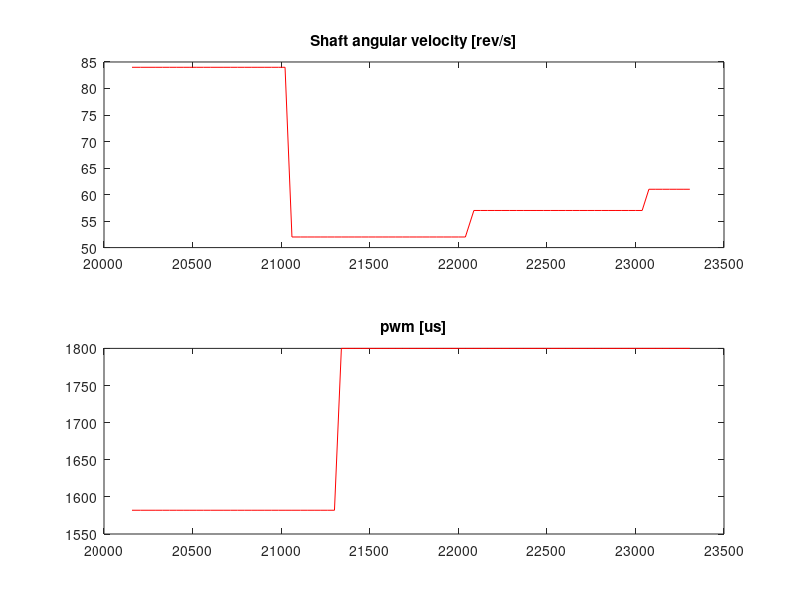
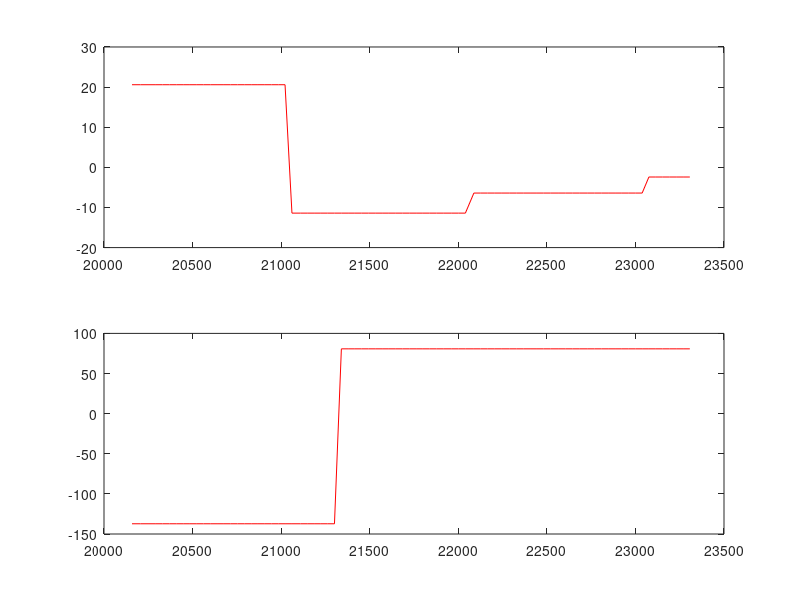
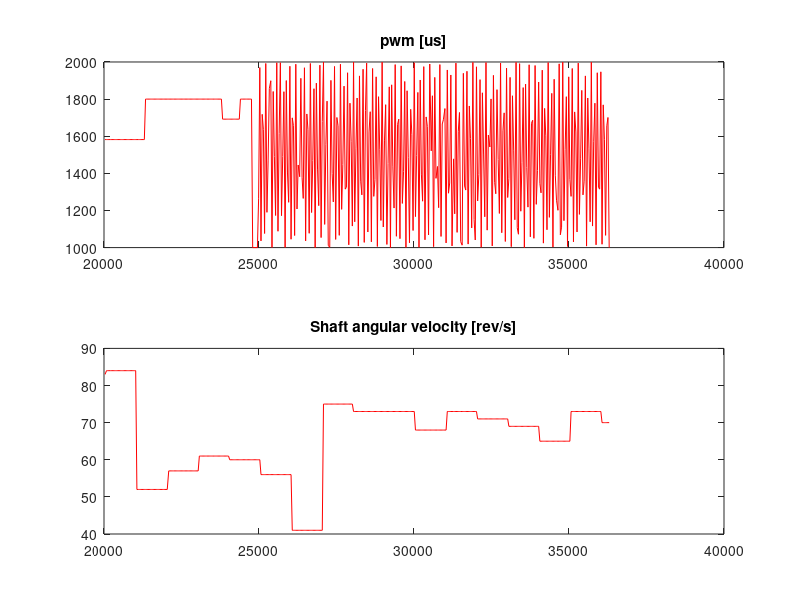
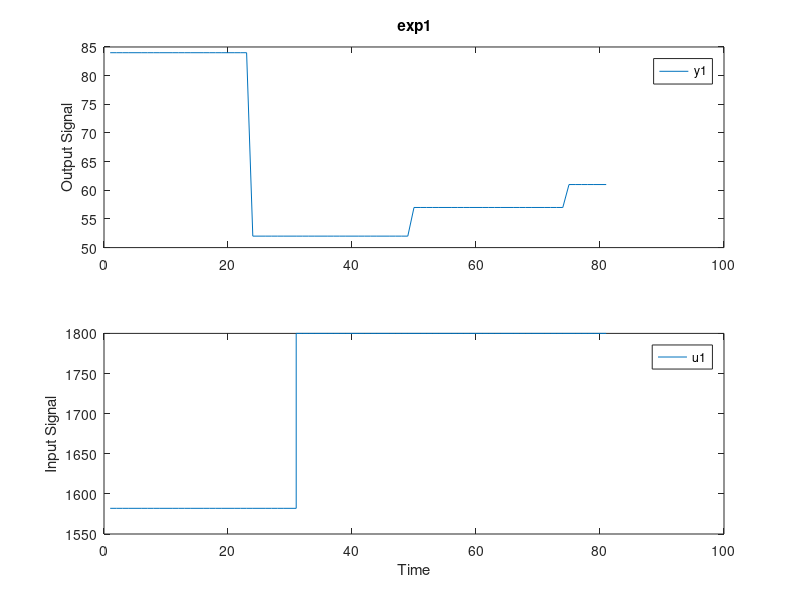

MATLAB code for these plots, in order: (Note: this script raises an error after producing the figures.)
%% UserK 14-01-2017
% Paola got married 
clc
clear all
plotDiff = false;

%% Identification Data
dir .
load('samples.mat')


x = x(2:end);
y = y(2:end);
z = z(2:end);

disp('Number of Samples');
disp(size(x,1))

iter = ceil(size(x,1)*0.2);

xIde = x(4:iter);
uIde = y(4:iter);
yIde = z(4:iter);

xVal = x(iter:end);
uVal = y(iter:end);
yVal = z(iter:end);

figure(10)
subplot(2,1,1);
plot(x,y,'r');
title('pwm [us]');
subplot(2,1,2);
plot(x,z,'r');
title('Shaft angular velocity [rev/s]');

figure(1)
subplot(2,1,1);
plot(xIde,yIde,'r');
title('Shaft angular velocity [rev/s]');
subplot(2,1,2);
plot(xIde,uIde,'r');
title('pwm [us]');

%figure(2)
%plot(x,z,'r');


%% Detrend

% Removes the mean value from data
yIdeDetrend = detrend(yIde,'constant');
uIdeDetrend = detrend(uIde,'constant');

figure(2)
subplot(2,1,1);
% show results
title('pwm [us]');
plot(xIde,yIdeDetrend,'r');
subplot(2,1,2);
title('Shaft angular velocity [rad/s]');
plot(xIde,uIdeDetrend,'r');



% Designs a second order filter using a butterworth design guidelines
[b a] = butter(2,0.045,'low');

% Plot the frequency response (normalized frequency)
figure(13)
z_filtered = filter(b,a,yIdeDetrend);
plot(xIde,z_filtered,'r');

%% Diff
dt = xIde(2:end) - xIde(1:end-1);
dy = yIde(2:end) - yIde(1:end-1);
du = uIde(2:end) - uIde(1:end-1);

if (plotDiff) 
    figure(3)
    subplot(2,1,1);
    % show results
    title('dy/dt [rad/s^2]');
    plot(dy./dt,'r');
    subplot(2,1,2);
    title('du/dt [us/s]');
    plot(du./dt,'r');
end

disp('Ts from data');
mean(dt(1))
Ts = dt(1);

% Create Id data
% zt  Training set
zt = iddata(yIde,uIde,Ts);

% zr Validation set
zv = iddata(yVal,uVal,Ts);
plot(zt)

delay = delayest(zv)
delay = delayest(zv,4,4)

%% 

V = arxstruc(zt,zv,struc(2,2,1:10));
[nn,Vm] = selstruc(V,0);

FIRModel = impulseest(zt);
clf
h = impulseplot(FIRModel);
showConfidence(h,3)

 
V = arxstruc(zt,zv,struc(1:10,1:10,delay));

nns = selstruc(V)

%% Test arx e n4sid

th2 = arx(zt,[10 7 delay]);
[ th4] = arx(zt,[2 2 delay]);
compare(zt(1:end),th2,th4);

pause()
[m, x0m] = n4sid(zt,1:10,'Ts',Ts);
[ms,x0] = n4sid(zt,1:10,'InputDelay',delay,'Ts',delay);
disp('Comparing ms and arx')
compare(zt,ms,m)
pause()
disp('Comparing ms1 and ms')
compare(zt,ms,ms1)
%% Manual compare

t = 0:Ts:Ts*size(z,1)-1;
lsim(th2,z,t,x0)
hold
plot(t,y,'r')
